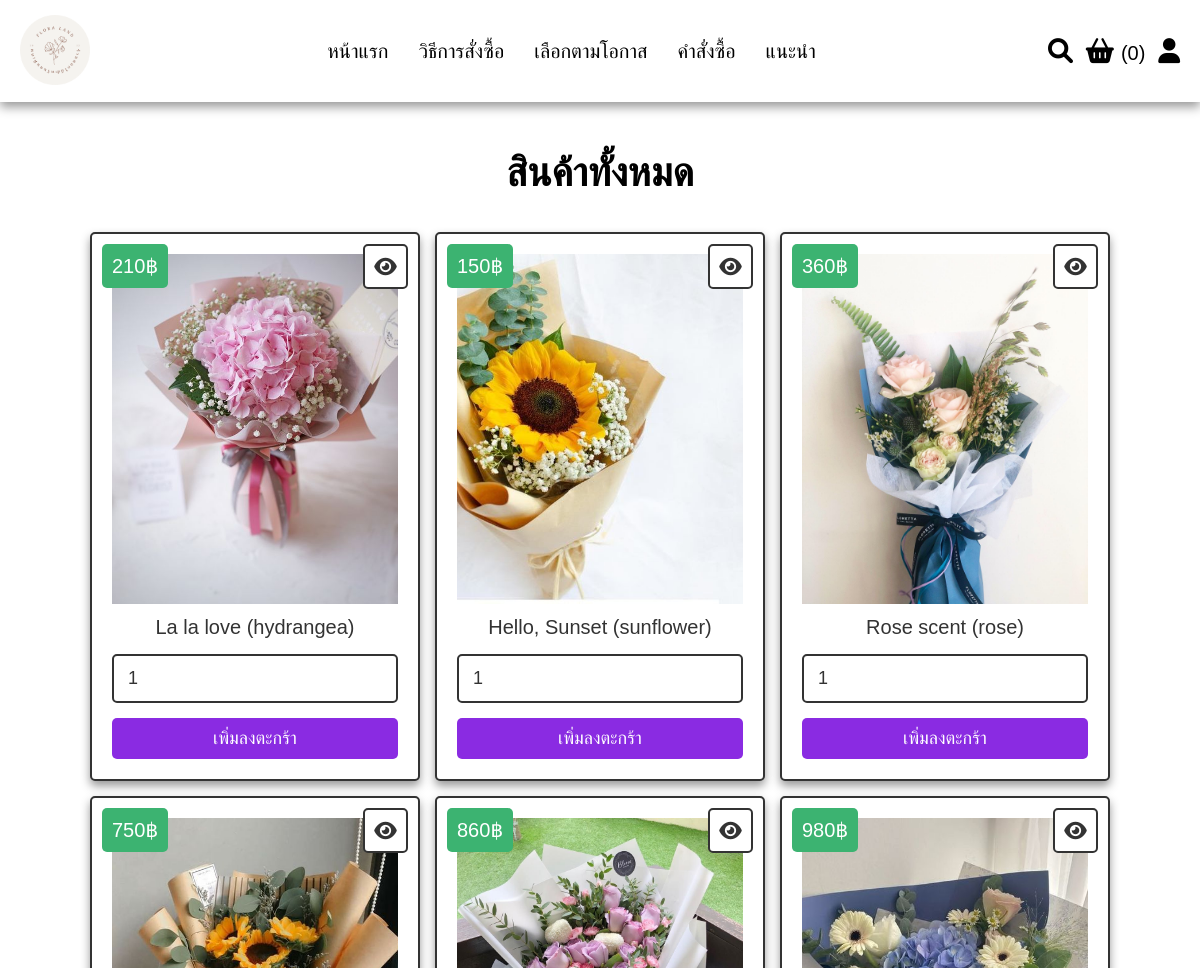
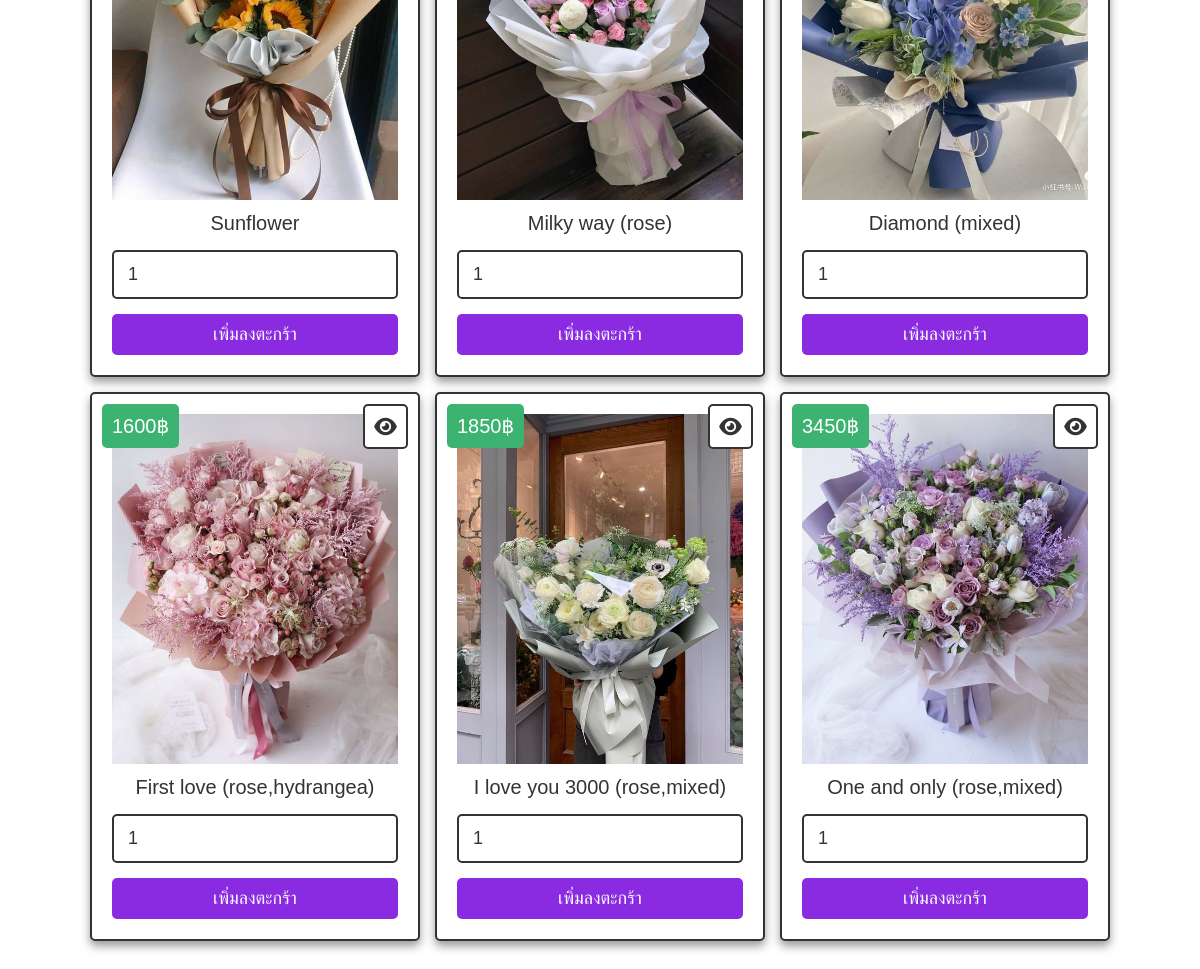
/special_detail.php, run on the app's committed database (2 pictures, top to bottom).
### tables this page shows
CREATE TABLE `product` (
  `id` int(100) NOT NULL,
  `name` varchar(100) NOT NULL,
  `details` varchar(500) NOT NULL,
  `price` int(100) NOT NULL,
  `image` varchar(100) NOT NULL,
  `event` char(20) NOT NULL
);

### special_detail.php (the view, shortened to what this page needs)
<?php include 'config.php';
?>
<!DOCTYPE html>
<html lang="en">
<head>
   <link rel="stylesheet" href="https://cdnjs.cloudflare.com/ajax/libs/font-awesome/6.0.0/css/all.min.css">
   <link rel="stylesheet" href="css/style.css">
</head>
<body>
<?php include 'header.php'; ?>
<section class="products">
   <h1 class="title">สินค้าทั้งหมด</h1>
   <div class="box-container">
      <?php
         $select_products = mysqli_query($conn, "SELECT * FROM product WHERE event = 'p_special'") or die('query failed');
         if(mysqli_num_rows($select_products) > 0){
            while($fetch_products = mysqli_fetch_assoc($select_products)){
      ?>
      <form action="" method="POST" class="box">
         <a href="view_page.php?pid=<?php echo $fetch_products['id']; ?>" class="fas fa-eye"></a>
         <div class="price"><?php echo $fetch_products['price']; ?>฿</div>
         <img src="uploaded_img/<?php echo $fetch_products['image']; ?>" alt="" class="image">
         <div class="name"><?php echo $fetch_products['name']; ?></div>
         <input type="number" name="product_quantity" value="1" min="0" class="qty">
         <input type="submit" value="เพิ่มลงตะกร้า" name="add_to_cart" class="btn">
      </form>
      <?php
         }
      }else{
         echo '<p class="empty">ยังไม่มีการเพิ่มสินค้า!</p>';
      }
      ?>
   </div>
</section>
</body>
</html>

### css/style.css (style rules this page uses)
* { margin: 0; padding: 0; box-sizing: border-box; font-family: Verdana, Geneva, Tahoma, sans-serif; outline: none; border: none; text-decoration: none; transition: .2s linear; }
html { font-size: 62.5%; scroll-behavior: smooth; scroll-padding-top: 6rem; overflow-x: hidden; }
body { background: #fff; }
section { padding: 3rem 2rem; }
.home .content span,h1 { font-size: 3.5rem; color: white; padding: 1rem 0; line-height: 1.5; }
.btn, .delete-btn, .option-btn { display: inline-block; border-radius: .5rem; margin-top: 1rem; font-size: 1.8rem; color:#fff; cursor: pointer; padding:1rem 3rem; }
.btn { background-color: #8A2BE2; }
.title { text-align: center; margin-bottom: 2rem; color: #000; font-size: 4rem; }
.products .box-container { max-width: 1200px; margin:0 auto; display: grid; grid-template-columns: repeat(auto-fit, 33rem); gap: 1.5rem; align-items: flex-start; justify-content: center; }
.products .box-container .box { background-color: #fff; border:.2rem solid #333; box-shadow: 0 .5rem 1rem #999; border-radius: .5rem; padding:2rem; text-align: center; position: relative; }
.products .box-container .box .image { height: 35rem; width: 100%; object-fit: cover; }
.products .box-container .box .fa-eye, .products .box-container .box .price { position: absolute; top:1rem; border-radius: .5rem; }
.products .box-container .box .price { font-size: 2rem; padding:1rem; background-color: #3CB371; color:#fff; left:1rem; }
.products .box-container .box .fa-eye { right:1rem; height: 4.5rem; width: 4.5rem; line-height: 4.2rem; font-size: 2rem; background-color: #fff; color:#333; border:.2rem solid #333; }
.products .box-container .box .name { margin:1rem; font-size: 2rem; color:#333; }
.products .box-container .box .qty { width: 100%; padding:1.2rem 1.4rem; font-size: 1.8rem; color:#333; border:.2rem solid #333; border-radius: .5rem; margin:.5rem 0; }
.products .box-container .box .btn, .products .box-container .box .option-btn { width: 100%; }

### data on the page
product: price "210", image (picture), name "La la love (hydrangea)"
product: price "150", image (picture), name "Hello, Sunset (sunflower)"
product: price "360", image (picture), name "Rose scent (rose)"
product: price "750", image (picture), name "Sunflower"
product: price "860", image (picture), name "Milky way (rose)"
product: price "980", image (picture), name "Diamond (mixed)"
product: price "1600", image (picture), name "First love (rose,hydrangea)"
product: price "1850", image (picture), name "I love you 3000 (rose,mixed)"
product: price "3450", image (picture), name "One and only (rose,mixed)"

### other printed values
$cart_num_rows "0"
